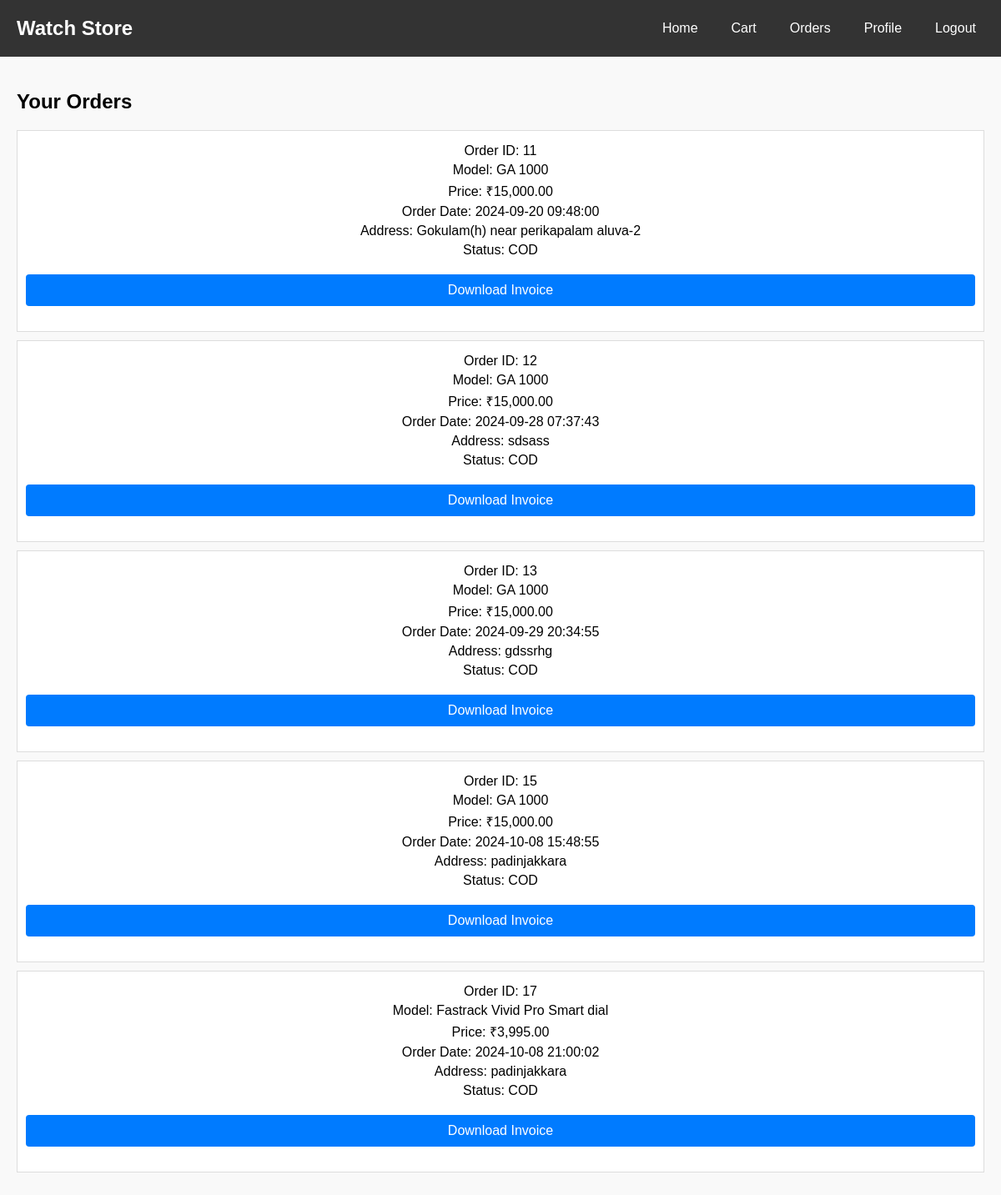
Page /orders.php (signed in) on the committed database.
### tables this page shows
CREATE TABLE `orders` (
  `order_id` int(11) NOT NULL,
  `user_id` int(11) NOT NULL,
  `product_id` int(11) NOT NULL,
  `quantity` int(11) NOT NULL,
  `order_date` timestamp NOT NULL DEFAULT current_timestamp(),
  `total_price` decimal(10,2) NOT NULL,
  `status` varchar(40) NOT NULL,
  `address` varchar(80) NOT NULL
);

CREATE TABLE `products` (
  `model` varchar(30) NOT NULL,
  `price` int(10) NOT NULL,
  `quantity` int(30) NOT NULL,
  `image` varchar(50) NOT NULL,
  `productid` int(10) NOT NULL,
  `pdiscription` varchar(200) NOT NULL,
  `brand` varchar(100) NOT NULL,
  `category` varchar(20) NOT NULL
);

### orders.php (the view, shortened to what this page needs)
<!DOCTYPE html>
<html lang="en">
<head>
    <link rel="stylesheet" href="cart.css">
</head>
<body>
    <?php
    if (isset($_SESSION['userid'])) {
        $user_id = $_SESSION['userid'];
        $con = mysqli_connect("localhost", "root", "", "watch_store");
        $sql = "SELECT orders.order_id, products.model, products.price, orders.order_date, orders.address, orders.status
                FROM orders
                JOIN products ON orders.product_id = products.productid
                WHERE orders.user_id = $user_id";
        $result = mysqli_query($con, $sql);
    } else {
        echo "<p>Please log in to view your orders.</p>";
        exit();
    }
    ?>
    <header>
    <nav class="navbar">
            <div class="logo">
                <h1>Watch Store</h1>
            </div>
            <ul class="nav-links">
                <li><a href="userhome.html">Home</a></li>
                <li><a href="cart.php">Cart</a></li>
                <li><a href="orders.php">Orders</a></li>
                <li><a href="profile.php">Profile</a></li>
                <li><a href="logout.php">Logout</a></li>
            </ul>
        </nav>
    </header>
    <div class="orders-container">
        <h2>Your Orders</h2>
        <?php
        if (isset($result) && mysqli_num_rows($result) > 0) {
            while ($row = mysqli_fetch_assoc($result)) {
                echo "<div class='order-card'>
                        <p>Order ID: " . htmlspecialchars($row['order_id']) . "</p>
                        <p>Model: " . htmlspecialchars($row['model']) . "</p>
                        <p>Price: ₹" . number_format(htmlspecialchars($row['price']), 2) . "</p>
                        <p>Order Date: " . htmlspecialchars($row['order_date']) . "</p>
                        <p>Address: " . htmlspecialchars($row['address']) . "</p>
                        <p>Status: " . htmlspecialchars($row['status']) . "</p>
                        <a href='generate_invoice.php?order_id=" . htmlspecialchars($row['order_id']) . "' class='invoice-button'>Download Invoice</a>
                      </div>";
            }
        } else {
            echo "<p>You have no orders.</p>";
        }
        ?>
    </div>
</body>
</html>

### cart.css (style rules this page uses)
body { font-family: Arial, sans-serif; margin: 0; padding: 0; background-color: #f9f9f9; }
.navbar { background-color: #333; color: white; padding: 10px; display: flex; justify-content: space-between; align-items: center; }
.navbar .logo h1 { margin: 0; font-size: 24px; }
.nav-links { list-style: none; margin: 0; padding: 0; display: flex; }
.nav-links li { margin-left: 20px; }
.nav-links a { color: white; text-decoration: none; padding: 5px 10px; }
h2 { margin-bottom: 20px; font-size: 24px; }

### orders.php (style rules this page uses)
body { font-family: Arial, sans-serif; margin: 0; padding: 0; background-color: #f9f9f9; }
header { background-color: #333; color: white; padding: 10px; text-align: center; }
.orders-container { padding: 20px; }
.order-card { background-color: white; border: 1px solid #ddd; padding: 10px; margin: 10px 0; text-align: center; }
.order-card p { margin: 5px 0; }
.invoice-button { display: block; margin: 20px auto; padding: 10px 20px; background-color: #007bff; color: white; border: none; border-radius: 4px; cursor: pointer; text-decoration: none; text-align: center; }

### rows in the picture
orders: order_id "11", product.model "GA 1000", product.price "15,000.00", order_date "2024-09-20 09:48:00", address "Gokulam(h) near perikapalam aluva-2", status "COD"
orders: order_id "12", product.model "GA 1000", product.price "15,000.00", order_date "2024-09-28 07:37:43", address "sdsass", status "COD"
orders: order_id "13", product.model "GA 1000", product.price "15,000.00", order_date "2024-09-29 20:34:55", address "gdssrhg", status "COD"
orders: order_id "15", product.model "GA 1000", product.price "15,000.00", order_date "2024-10-08 15:48:55", address "padinjakkara", status "COD"
orders: order_id "17", product.model "Fastrack Vivid Pro Smart dial", product.price "3,995.00", order_date "2024-10-08 21:00:02", address "padinjakkara", status "COD"
